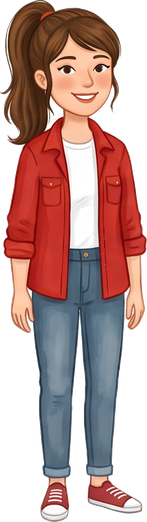
#> input picture scripts/data/famiglia-rossi/anna.png, 147 x 522 px
$ python -i remove-white-background.py   (imports and definitions only)
#> lines starting #> are read from the running program, lines starting #| are printed output that depends on the picture; after the words box and inside, x2 and y2 are one past the last pixel; in counts of white or black regions, pixels touching at a corner belong together
#!/usr/bin/env python3
"""Toglie lo sfondo quasi bianco dalle immagini grezze del vocabolario e lo
rende trasparente, con un bordo sfumato per l'antialiasing.

Perche' serve: i modelli di generazione immagini non producono mai un bianco
perfetto (#FFFFFF), ma qualcosa come #F9F7F7, spesso con una leggera
vignettatura verso i bordi. Le schede del sito hanno sfondo bianco vero
(`.word-card img { background: #fff }`): un'immagine opaca con uno sfondo
quasi-bianco ma non identico crea un rettangolo visibile, con i bordi netti
del ritaglio 512x512. Il fix e' togliere davvero lo sfondo (flood fill dai
bordi) invece di sperare che il colore combaci: cosi' non conta piu' quale
sfumatura di bianco genera il modello.

L'algoritmo stima un colore di sfondo unico (mediana dei pixel sul bordo
dell'immagine) e riempie per contiguita' dai bordi verso l'interno tutti i
pixel entro una soglia di distanza da QUEL colore fisso. Un riferimento
unico, non il colore del vicino via via incontrato: altrimenti il
riempimento "scivola" lungo i gradienti morbidi (il riflesso lucido di una
torta, per esempio) e finisce per mangiare parte del soggetto.

Uso:
  python scripts/remove-white-background.py <cartella-input> <cartella-output>

Elabora ogni .png/.jpg/.webp della cartella di input e salva un .png con
canale alfa nella cartella di output, stesso nome, pronto per
`node scripts/expand-food-vocabulary.mjs --images <cartella-output>`.
"""

import sys
from collections import deque
from pathlib import Path

from PIL import Image

THRESH2 = 42 * 42 * 3  # distanza euclidea al quadrato dal colore di sfondo stimato
MASK_SIZE = 320  # risoluzione di lavoro per il flood fill: veloce, poi si scala su


def estimate_background(px, w, h):
    """Mediana dei pixel sul perimetro: robusta a un angolo anomalo."""
    border = []
    for x in range(w):
        border.append(px[x, 0][:3])
        border.append(px[x, h - 1][:3])
    for y in range(h):
        border.append(px[0, y][:3])
        border.append(px[w - 1, y][:3])
    border.sort(key=lambda c: c[0] + c[1] + c[2])
    return border[len(border) // 2]


def flood_mask(small: Image.Image) -> Image.Image:
    """Maschera L (255 = soggetto, 0 = sfondo): BFS connesso al bordo,
    confrontato sempre con un unico colore di sfondo di riferimento."""
    w, h = small.size
    px = small.load()
    bg = estimate_background(px, w, h)

    def close(x, y):
        r, g, b = px[x, y][:3]
        return (r - bg[0]) ** 2 + (g - bg[1]) ** 2 + (b - bg[2]) ** 2 <= THRESH2

    visited = bytearray(w * h)
    dq = deque()

    def maybe_seed(x, y):
        i = y * w + x
        if not visited[i] and close(x, y):
            visited[i] = 1
            dq.append((x, y))

    for x in range(w):
        maybe_seed(x, 0)
        maybe_seed(x, h - 1)
    for y in range(h):
        maybe_seed(0, y)
        maybe_seed(w - 1, y)

    while dq:
        x, y = dq.popleft()
        for dx, dy in ((1, 0), (-1, 0), (0, 1), (0, -1)):
            nx, ny = x + dx, y + dy
            if 0 <= nx < w and 0 <= ny < h:
                ni = ny * w + nx
                if not visited[ni] and close(nx, ny):
                    visited[ni] = 1
                    dq.append((nx, ny))

    mask = Image.new("L", (w, h))
    mask.putdata([0 if v else 255 for v in visited])
    return mask


# [18 lines left out: function whiten_background, not called in this run]


def remove_background(image: Image.Image) -> Image.Image:
    rgba = image.convert("RGBA")
    w, h = rgba.size

    small = rgba.convert("RGB").resize((MASK_SIZE, MASK_SIZE), Image.Resampling.BILINEAR)
    mask_small = flood_mask(small)
    # Lo scaling in su con BILINEAR sfuma da solo il bordo tagliato: e' il
    # nostro antialiasing, niente bisogno di un blur separato.
    mask = mask_small.resize((w, h), Image.Resampling.BILINEAR)

    result = rgba.copy()
    result.putalpha(mask)
    return result


# [42 lines left out: function main, not called in this run]


# [2 lines not run here, left out]

>>> from PIL import Image
>>> picture = Image.open('data/famiglia-rossi/anna.png')
#> picture is the input picture: PIL image 147x522 RGBA; mean R, G, B, A 107.1, 73, 68.9, 164.9
>>> result = remove_background(picture)
#> in remove_background, `small = rgba.convert("RGB").resize((MASK_SIZE, MASK_SIZE), Image.Resam..`:
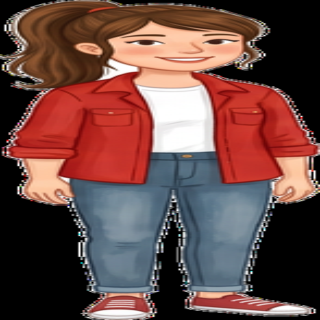
#> small: PIL image 320x320 RGB; mean R, G, B 107.1, 73, 68.9
#> in flood_mask, `bg = estimate_background(px, w, h)`: bg = (0, 0, 0)
#> in flood_mask, `mask = Image.new("L", (w, h))`: mask: PIL image 320x320 L; every value is 0
#> in flood_mask, `mask.putdata([0 if v else 255 for v in visited])`:
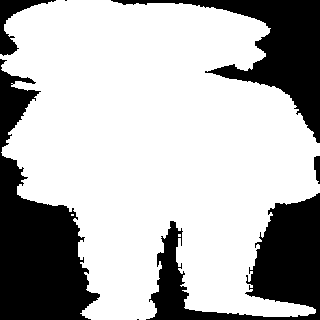
#> mask: PIL image 320x320 L; 70.7% white; 7 black regions (2 under 20 px), largest, box (x1, y1, x2, y2) and area: (0, 59, 100, 320) 12101, (146, 193, 320, 320) 9103, (111, 0, 320, 143) 7791, (0, 0, 56, 56) 885, (314, 156, 320, 184) 130
#> in remove_background, `mask = mask_small.resize((w, h), Image.Resampling.BILINEAR)`:
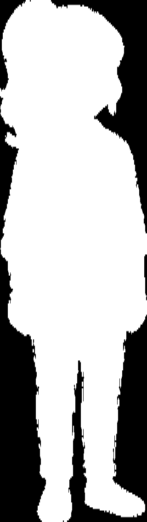
#> mask: PIL image 147x522 L; min 0, max 255, mean 180.3
#> in remove_background, `result.putalpha(mask)`:
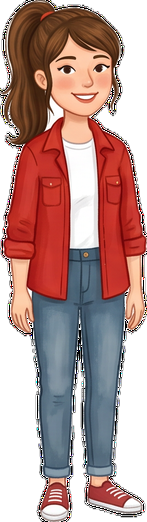
#> result: PIL image 147x522 RGBA; mean R, G, B, A 107.1, 73, 68.9, 180.3; transparent parts drawn white
